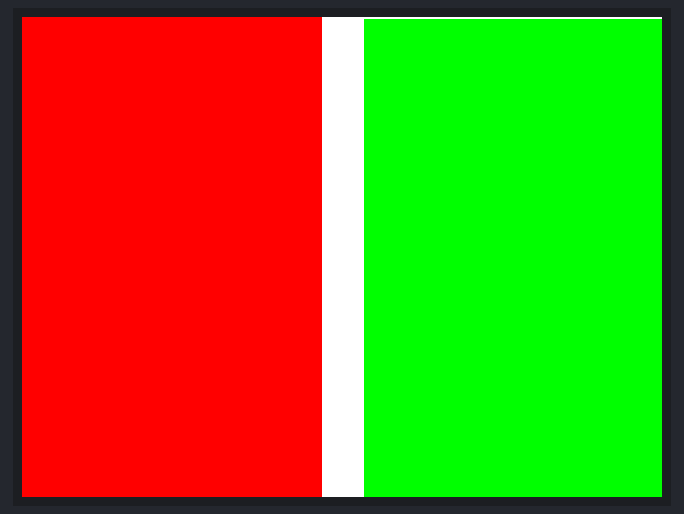
A sketch run on a simulated Arduino Uno, built with avr-gcc and run on an emulated ATmega328P. Parts: 320×240 colour display. Random numbers use the default seed unless the sketch sets one.

Above: at 2.0 s.

The sketch:

tftRandomThought.ino
```cpp
// Touch screen library with X Y and Z (pressure) readings as well
// as oversampling to avoid 'bouncing'
// This demo code returns raw readings, public domain

#include <stdint.h>
#include "TouchScreen.h"
#include "Adafruit_GFX.h"    // Core graphics library
#include "MCUFRIEND_kbv.h"   // Hardware-specific library

#define WHITE    0x0000
#define CYAN     0xF800
#define PURPLE   0x07E0
#define BLACK    0xFFFF
#define RED      0x8410

MCUFRIEND_kbv tft;

long randomNumber;
int buff = 0;
float ones = 0;
float zeros = 0;
float onesPercentage = 0;
float zerosPercentage = 0;

void setup(void) {
  Serial.begin(9600);

  randomSeed(analogRead(A0));

  uint16_t ID = tft.readID();
  tft.begin(ID);
  tft.invertDisplay(true);
  tft.setRotation(1);
  tft.fillScreen(BLACK);

     for(int ii = 0; ii < 150; ++ii) {
       for(int jj = 0; jj < 240; ++jj) {
        tft.drawPixel(ii, jj, CYAN);
      }
     }


          for(int ii = 320; ii > 170; --ii) {
       for(int jj = 240; jj > 0; --jj) {
        tft.drawPixel(ii, jj, PURPLE);
      }
     }

}

//320 x 240
void loop(void) {

  if(ones > 20) {

     for(int ii = 0; ii < 325; ++ii) {
       for(int jj = 0; jj < 240; ++jj) {
        tft.drawPixel(ii, jj, CYAN);
      }
     }
 }


  randomNumber = random(1,1000);
  randomNumber = randomNumber%2;

  if(randomNumber) {
    ones++;
  } else {
    zeros++;
  }

  onesPercentage = ones/(ones+zeros);
  zerosPercentage = zeros/(ones+zeros);

  //Serial.println(analogRead(A0));
  //Serial.println(randomNumber);
  //Serial.print(onesPercentage);
  //Serial.print("  /  ");
  //Serial.println(zerosPercentage);

  delay(100);
}
```

Measured:
- what the display in image 0 shows lasts 6.1 s, from 2.0 s to 8.1 s
